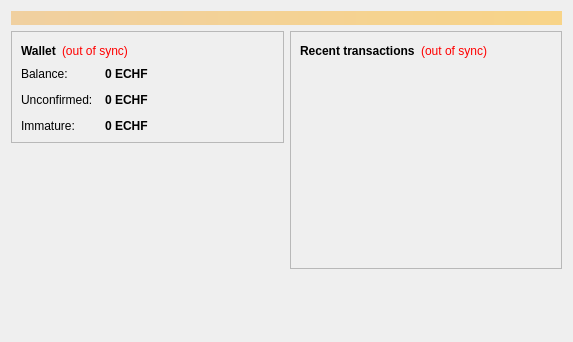
<?xml version="1.0" encoding="UTF-8"?>
<ui version="4.0">
 <class>OverviewPage</class>
 <widget class="QWidget" name="OverviewPage">
  <property name="geometry">
   <rect>
    <x>0</x>
    <y>0</y>
    <width>573</width>
    <height>342</height>
   </rect>
  </property>
  <property name="windowTitle">
   <string>Form</string>
  </property>
  <layout class="QVBoxLayout" name="topLayout">
   <item>
    <widget class="QLabel" name="labelAlerts">
     <property name="visible">
      <bool>false</bool>
     </property>
     <property name="styleSheet">
      <string notr="true">background-color: qlineargradient(x1: 0, y1: 0, x2: 1, y2: 0, stop:0 #F0D0A0, stop:1 #F8D488); color:#000000;</string>
     </property>
     <property name="wordWrap">
      <bool>true</bool>
     </property>
     <property name="margin">
      <number>3</number>
     </property>
    </widget>
   </item>
   <item>
    <layout class="QHBoxLayout" name="horizontalLayout" stretch="1,1">
     <item>
      <layout class="QVBoxLayout" name="verticalLayout_2">
       <item>
        <widget class="QFrame" name="frame">
         <property name="frameShape">
          <enum>QFrame::StyledPanel</enum>
         </property>
         <property name="frameShadow">
          <enum>QFrame::Raised</enum>
         </property>
         <layout class="QVBoxLayout" name="verticalLayout_4">
          <item>
           <layout class="QHBoxLayout" name="horizontalLayout_4">
            <item>
             <widget class="QLabel" name="label_5">
              <property name="font">
               <font>
                <weight>75</weight>
                <bold>true</bold>
               </font>
              </property>
              <property name="text">
               <string>Wallet</string>
              </property>
             </widget>
            </item>
            <item>
             <widget class="QLabel" name="labelWalletStatus">
              <property name="toolTip">
               <string>The displayed information may be out of date. Your wallet automatically synchronizes with the eFranc network after a connection is established, but this process has not completed yet.</string>
              </property>
              <property name="styleSheet">
               <string notr="true">QLabel { color: red; }</string>
              </property>
              <property name="text">
               <string notr="true">(out of sync)</string>
              </property>
              <property name="alignment">
               <set>Qt::AlignLeading|Qt::AlignLeft|Qt::AlignVCenter</set>
              </property>
             </widget>
            </item>
            <item>
             <spacer name="horizontalSpacer_2">
              <property name="orientation">
               <enum>Qt::Horizontal</enum>
              </property>
              <property name="sizeHint" stdset="0">
               <size>
                <width>40</width>
                <height>20</height>
               </size>
              </property>
             </spacer>
            </item>
           </layout>
          </item>
          <item>
           <layout class="QFormLayout" name="formLayout_2">
            <property name="fieldGrowthPolicy">
             <enum>QFormLayout::AllNonFixedFieldsGrow</enum>
            </property>
            <property name="horizontalSpacing">
             <number>12</number>
            </property>
            <property name="verticalSpacing">
             <number>12</number>
            </property>
            <item row="0" column="0">
             <widget class="QLabel" name="label">
              <property name="text">
               <string>Balance:</string>
              </property>
             </widget>
            </item>
            <item row="0" column="1">
             <widget class="QLabel" name="labelBalance">
              <property name="font">
               <font>
                <weight>75</weight>
                <bold>true</bold>
               </font>
              </property>
              <property name="cursor">
               <cursorShape>IBeamCursor</cursorShape>
              </property>
              <property name="toolTip">
               <string>Your current balance</string>
              </property>
              <property name="text">
               <string notr="true">0 ECHF</string>
              </property>
              <property name="textInteractionFlags">
               <set>Qt::LinksAccessibleByMouse|Qt::TextSelectableByKeyboard|Qt::TextSelectableByMouse</set>
              </property>
             </widget>
            </item>
            <item row="1" column="0">
             <widget class="QLabel" name="label_3">
              <property name="text">
               <string>Unconfirmed:</string>
              </property>
             </widget>
            </item>
            <item row="1" column="1">
             <widget class="QLabel" name="labelUnconfirmed">
              <property name="font">
               <font>
                <weight>75</weight>
                <bold>true</bold>
               </font>
              </property>
              <property name="cursor">
               <cursorShape>IBeamCursor</cursorShape>
              </property>
              <property name="toolTip">
               <string>Total of transactions that have yet to be confirmed, and do not yet count toward the current balance</string>
              </property>
              <property name="text">
               <string notr="true">0 ECHF</string>
              </property>
              <property name="textInteractionFlags">
               <set>Qt::LinksAccessibleByMouse|Qt::TextSelectableByKeyboard|Qt::TextSelectableByMouse</set>
              </property>
             </widget>
            </item>
            <item row="2" column="0">
             <widget class="QLabel" name="labelImmatureText">
              <property name="text">
               <string>Immature:</string>
              </property>
             </widget>
            </item>
            <item row="2" column="1">
             <widget class="QLabel" name="labelImmature">
              <property name="font">
               <font>
                <weight>75</weight>
                <bold>true</bold>
               </font>
              </property>
              <property name="toolTip">
               <string>Mined balance that has not yet matured</string>
              </property>
              <property name="text">
               <string notr="true">0 ECHF</string>
              </property>
              <property name="textInteractionFlags">
               <set>Qt::LinksAccessibleByMouse|Qt::TextSelectableByKeyboard|Qt::TextSelectableByMouse</set>
              </property>
             </widget>
            </item>
           </layout>
          </item>
         </layout>
        </widget>
       </item>
       <item>
        <spacer name="verticalSpacer">
         <property name="orientation">
          <enum>Qt::Vertical</enum>
         </property>
         <property name="sizeHint" stdset="0">
          <size>
           <width>20</width>
           <height>40</height>
          </size>
         </property>
        </spacer>
       </item>
      </layout>
     </item>
     <item>
      <layout class="QVBoxLayout" name="verticalLayout_3">
       <item>
        <widget class="QFrame" name="frame_2">
         <property name="frameShape">
          <enum>QFrame::StyledPanel</enum>
         </property>
         <property name="frameShadow">
          <enum>QFrame::Raised</enum>
         </property>
         <layout class="QVBoxLayout" name="verticalLayout">
          <item>
           <layout class="QHBoxLayout" name="horizontalLayout_2">
            <item>
             <widget class="QLabel" name="label_4">
              <property name="text">
               <string>&lt;b&gt;Recent transactions&lt;/b&gt;</string>
              </property>
             </widget>
            </item>
            <item>
             <widget class="QLabel" name="labelTransactionsStatus">
              <property name="toolTip">
               <string>The displayed information may be out of date. Your wallet automatically synchronizes with the eFranc network after a connection is established, but this process has not completed yet.</string>
              </property>
              <property name="styleSheet">
               <string notr="true">QLabel { color: red; }</string>
              </property>
              <property name="text">
               <string notr="true">(out of sync)</string>
              </property>
              <property name="alignment">
               <set>Qt::AlignRight|Qt::AlignTrailing|Qt::AlignVCenter</set>
              </property>
             </widget>
            </item>
            <item>
             <spacer name="horizontalSpacer">
              <property name="orientation">
               <enum>Qt::Horizontal</enum>
              </property>
              <property name="sizeHint" stdset="0">
               <size>
                <width>40</width>
                <height>20</height>
               </size>
              </property>
             </spacer>
            </item>
           </layout>
          </item>
          <item>
           <widget class="QListView" name="listTransactions">
            <property name="styleSheet">
             <string notr="true">QListView { background: transparent; }</string>
            </property>
            <property name="frameShape">
             <enum>QFrame::NoFrame</enum>
            </property>
            <property name="verticalScrollBarPolicy">
             <enum>Qt::ScrollBarAlwaysOff</enum>
            </property>
            <property name="horizontalScrollBarPolicy">
             <enum>Qt::ScrollBarAlwaysOff</enum>
            </property>
            <property name="selectionMode">
             <enum>QAbstractItemView::NoSelection</enum>
            </property>
           </widget>
          </item>
         </layout>
        </widget>
       </item>
       <item>
        <spacer name="verticalSpacer_2">
         <property name="orientation">
          <enum>Qt::Vertical</enum>
         </property>
         <property name="sizeHint" stdset="0">
          <size>
           <width>20</width>
           <height>40</height>
          </size>
         </property>
        </spacer>
       </item>
      </layout>
     </item>
    </layout>
   </item>
  </layout>
 </widget>
 <resources/>
 <connections/>
</ui>
